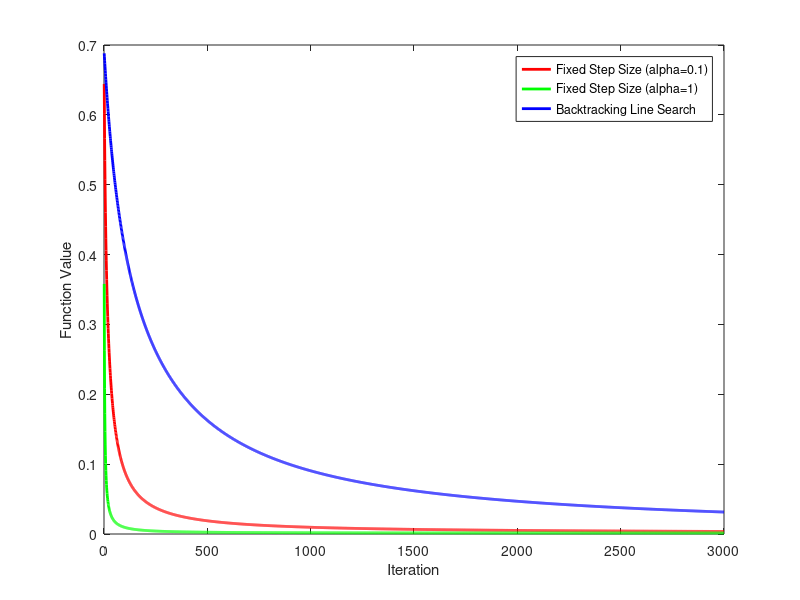

The MATLAB script that drew this image:
clc,clear;
% initialize parameters
rng(mod(21307140016,2^32));
m = 500;
n = 1000;
A = randn(m,n);
b = sign(rand(m,1)-0.5);
x0 = zeros(n,1);



% Set hyperparameters
max_iterations = 3000;
tolerance = 1e-4;

% target function and gradient
p = @(w) 1./(1+exp(-b.*(A*w)));
func = @(w) -mean(log(p(w))) + 0.01*w'*w/m;
grad_func = @(w) -A'*(b.*(1-p(w)))/m + 0.02*w/m;

% function value arrays
func_vals_a1 = zeros(max_iterations,1);
func_vals_a2 = zeros(max_iterations,1);
func_vals_backtrack = zeros(max_iterations,1);


% line-search gradient descent
alpha_init = 0.01;
beta = 0.5;
rho = 0.5;
x = x0;
for i = 1:max_iterations
    grad = grad_func(x);
    f_init = func(x);

    % backtrack line loop
    alpha = alpha_init;
    while true
        x_new = x - alpha * grad;
        f_new = func(x_new);
        % Check Armijo Rules
        if f_new <= f_init - rho * alpha * norm(grad)^2
            break;
        end

        alpha = beta * alpha;
    end


    if norm(x_new - x) < tolerance
        break;
    end
    x = x_new;
    func_vals_backtrack(i) = func(x);
end

% constant step size gradient descent with alpha = 0.1
alpha = 0.1;
x = x0;
for i = 1:max_iterations
    grad = grad_func(x);
    x_new = x - alpha * grad;

    if norm(x_new - x) < tolerance
        break;
    end

    x = x_new;
    func_vals_a1(i) = func(x);
end

% constant step size gradient descent with alpha = 1
alpha = 1;
x = x0;
for i = 1:max_iterations
    grad = grad_func(x);
    x_new = x - alpha * grad;

    if norm(x_new - x) < tolerance
        break;
    end

    x = x_new;
    func_vals_a2(i) = func(x);
end

% Plot function value against iteration number for each method
plot(1:i, func_vals_a1(1:i), 'r', 'LineWidth', 2);
hold on;
plot(1:i, func_vals_a2(1:i), 'g', 'LineWidth', 2);
plot(1:i, func_vals_backtrack(1:i), 'b', 'LineWidth', 2);
xlabel('Iteration');
ylabel('Function Value');
legend('Fixed Step Size (alpha=0.1)', 'Fixed Step Size (alpha=1)', ...
    'Backtracking Line Search');